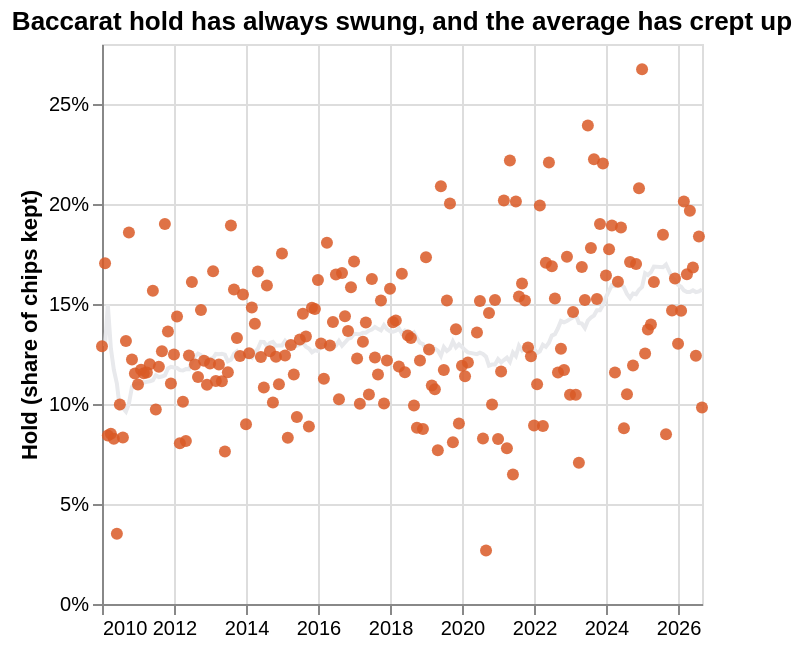

Notebook code for this chart:
### Code cell
#| hide
#| caption: Monthly baccarat hold on the Strip (dots) against its trailing two-year average (line), 2010 to 2026. Hover for the month's baccarat win.
bac = q("SELECT month, hold, hold_trailing_24m, baccarat_win / 1e6 AS win_m FROM v_baccarat ORDER BY month")
pts = alt.Chart(bac).mark_circle(size=36, color=ORANGE, opacity=0.85).encode(
    x=alt.X("month:T", title=None),
    y=alt.Y("hold:Q", title="Hold (share of chips kept)", axis=alt.Axis(format="%")),
    tooltip=[alt.Tooltip("month:T", format="%b %Y", title="Month"), alt.Tooltip("hold:Q", format=".1%", title="Hold"),
             alt.Tooltip("win_m:Q", format=",.0f", title="Baccarat win ($M)")])
line = alt.Chart(bac.dropna(subset=["hold_trailing_24m"])).mark_line(color="#e8e9ec", strokeWidth=2).encode(x="month:T", y="hold_trailing_24m:Q")
(line + pts).properties(title="Baccarat hold has always swung, and the average has crept up", height=280)

### Figure 1 — Vega-Lite specification as saved in the notebook (floating-point values rounded to 4 significant figures; data arrays with more than 128 entries replaced by an {"elided": "..."} marker saying what was removed)
{"config": {"view": {"continuousWidth": 300, "continuousHeight": 300}}, "layer": [{"data": {"name": "data-dd357591c35e434c914666e6d96166eb"}, "mark": {"type": "line", "color": "#e8e9ec", "strokeWidth": 2}, "encoding": {"x": {"field": "month", "type": "temporal"}, "y": {"field": "hold_trailing_24m", "type": "quantitative"}}}, {"data": {"name": "data-e8ad60a045c25c7f3f90853d00bcb2c7"}, "mark": {"type": "circle", "color": "#d95926", "opacity": 0.85, "size": 36}, "encoding": {"tooltip": [{"field": "month", "format": "%b %Y", "title": "Month", "type": "temporal"}, {"field": "hold", "format": ".1%", "title": "Hold", "type": "quantitative"}, {"field": "win_m", "format": ",.0f", "title": "Baccarat win ($M)", "type": "quantitative"}], "x": {"field": "month", "title": null, "type": "temporal"}, "y": {"axis": {"format": "%"}, "field": "hold", "title": "Hold (share of chips kept)", "type": "quantitative"}}}], "height": 280, "title": "Baccarat hold has always swung, and the average has crept up", "$schema": "https://vega.github.io/schema/vega-lite/v6.4.1.json", "datasets": {"data-dd357591c35e434c914666e6d96166eb": {"elided": "195 records"}, "data-e8ad60a045c25c7f3f90853d00bcb2c7": {"elided": "196 records"}}}
